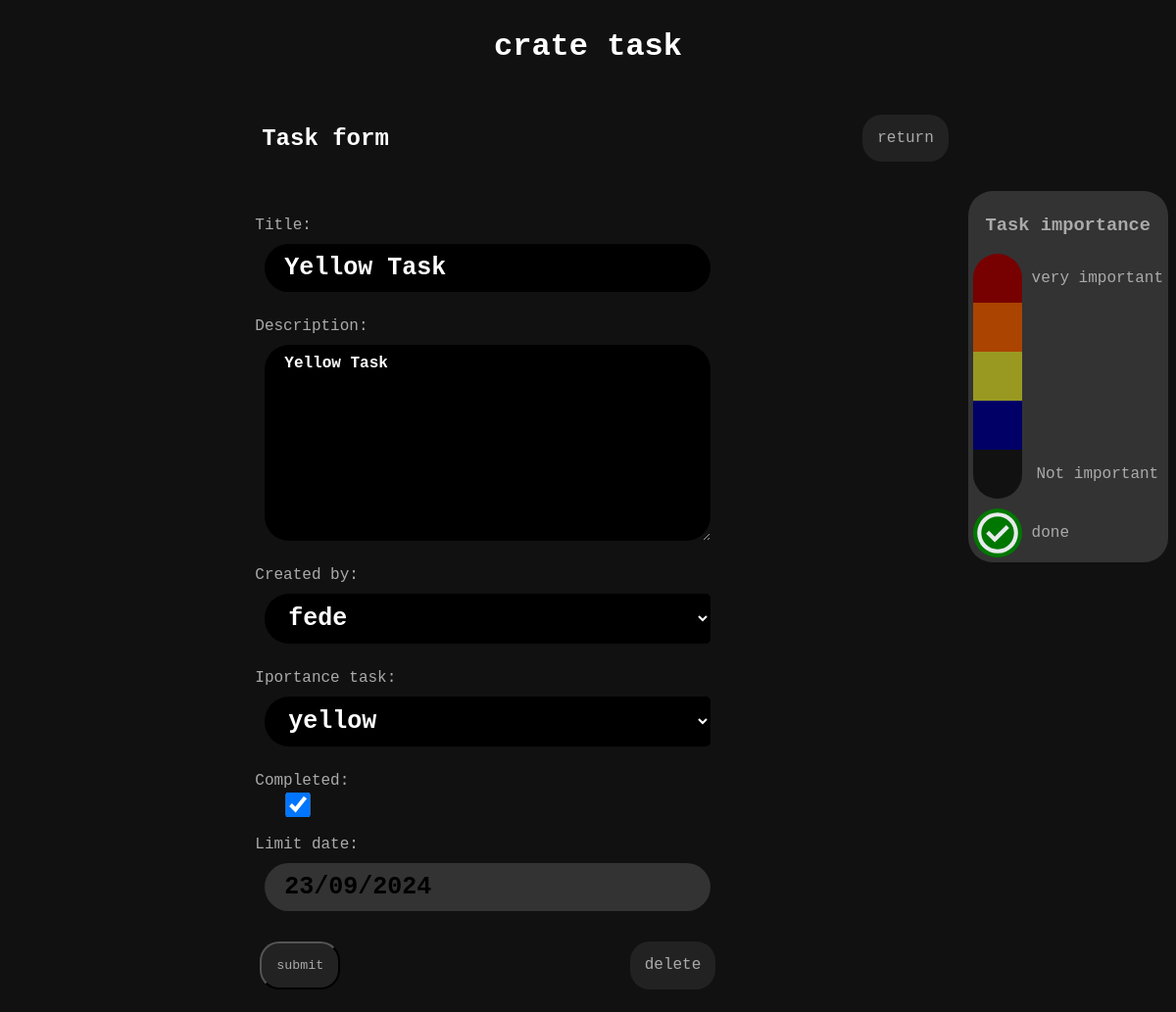
The page /update/3/ on the database its author committed.
### taskapp/models.py (models this page shows, shortened)
class Task (models.Model):
  title = models.CharField(max_length=50 , null=False)
  description = models.TextField(blank=True)
  created_by = models.ForeignKey(User , on_delete=models.CASCADE , null=False)
  iportance_task = models.ForeignKey(Importance_task , on_delete=models.CASCADE , null=False)
  create_task  = models.DateField(null=True , blank=False , default=timezone.now)
  completation_date = models.DateField(null=True , blank=True)
  completed = models.BooleanField(default=False)
  limit_date = models.DateField(null=True , blank=True)

### taskapp/views.py (the view, shortened to what this page needs)
# urls.py: path('update/<int:task_id>/',views.task_update,name='task_update'),
def task_update(request, task_id):
  task = get_object_or_404(Task, id=task_id)
  if request.method == 'GET':
    form = TaskUpdateForm(instance=task)
    return render(request,'task_form.html',{'form':form,'task_id':task_id})
  print ('error')

### taskapp/form.py
class TaskUpdateForm(ModelForm):
  class Meta:
    model = Task
    fields = '__all__'
    exclude = ['completation_date','create_task']

### taskapp/models.py (called while the page is built)
  def __str__(self):
      return self.importance

### templates/task_form.html (shortened to what this page needs)
{% load static %}
<!DOCTYPE html>
<html lang="en">
<head>
  <link rel="stylesheet" href={% static "task_form.css" %}>
  <link rel="stylesheet" href={% static "importance.css" %}>
</head>
<body>
  <header>
    <h1>  crate task  </h1>
    <div class='header_list'>
      <h2>Task form </h2>
      <a href={% url 'task_list' %} class='btn'> return  </a>
    </div>
  </header>
  <main>
    <form actiom = {% url "task_list" %} method='POST'>
      {{form.as_p}}
      <div class ='end-form-btn'>
        <input class='btn' type="submit" value="submit">
        {% if task_id %}
          <a class='btn delete' href="{% url 'task_delete' task_id %}">delete</a>
        {% endif %}
      </div>
    </form>
  </main>
  <aside>
    {% include "importance.html" %}
  </aside>
</body>
</html>

### static/task_form.css (style rules this page uses)
* { color: #aaa; font-family: 'Courier New', Courier, monospace; }
body { background-color: #111; display: flex; flex-wrap: wrap; }
header { width: 100%; }
h1 { color: #fff; text-align: center; }
h2 { display: block; margin: 40px; color: #fff; }
.header_list { display: flex; align-items: center; justify-content: space-around; }
main { margin: 10px; flex-grow: 1; display: flex; flex-direction: column; align-items: center; gap:20px; }
aside { position: sticky; height: 100%; top: 10px; }
form > p { display: flex; flex-direction: column; }
#id_title,#id_description,#id_created_by,#id_iportance_task,#id_limit_date { margin: 10px; background: #000; border: none; border-radius: 25px; font-size: 25px; padding: 10px 20px; font-weight: 900; color: #fff }
.end-form-btn { display: flex; justify-content: space-between; }
#id_description { font-size: initial; }
#id_created_by,#id_iportance_task { border-radius: 25px 5px 5px 25px; }
#id_limit_date { color: #000; background-color: #333; }
#id_completed { height: 25px; width: 80px; }

### rows shown on the page
Task: title "Yellow Task", description "Yellow Task", created_by "fede", iportance_task "yellow", completed "☑", limit_date "23/09/2024"
